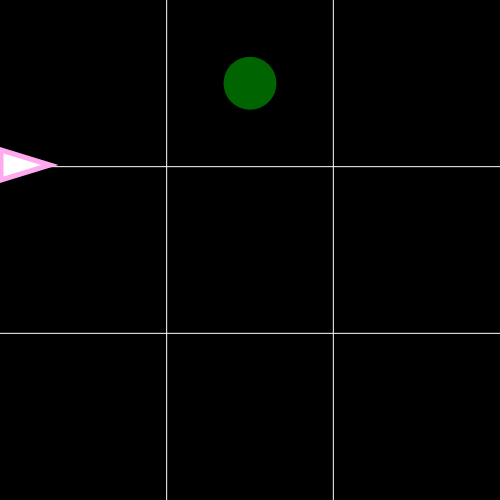
Frame 1 (no input)
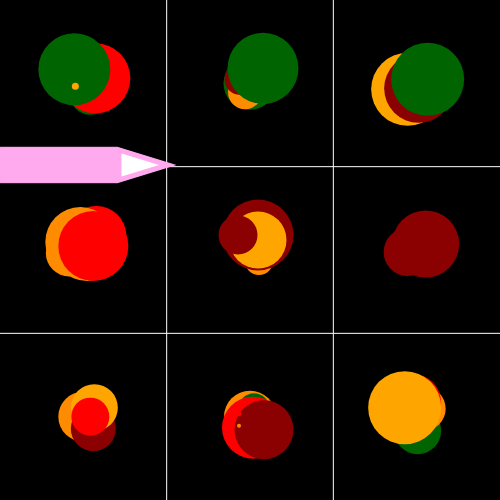
Frame 60 (no input)
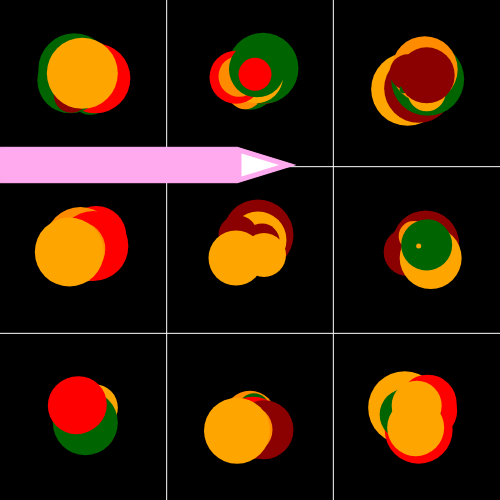
Frame 120 (the mouse pressed at the canvas centre since frame 60)

The p5.js sketch that drew these frames (run headless with seeded random() and noise() and a simulated clock; from frame 60 on, the mouse is pressed at the canvas centre):

// p5.js sketch
// ── sketch.js
var x = 1;
var y = 50;
var z = 75;
var speed = 2;

let cellArray = [];

function setup() {
  createCanvas(500, 500);
  background(0);
  frameRate(32);

  stroke(255);
  line(500 / 3, 0, 500 / 3, 500);
  line((500 * 2) / 3, 0, (500 * 2) / 3, 500);
  line(0, 500 / 3, 500, 500 / 3);
  line(0, (500 * 2) / 3, 500, (500 * 2) / 3);

  for (let i = 0; i < 9; i += 1) {
    let c = new Cell(i);
    cellArray.push(c);
  }
}

class Cell {
  constructor(cellnumber) {
    this.cellnumber = cellnumber;
    this.x = (this.cellnumber % 3) * (500 / 3) + 500 / 6;
    this.y = floor(this.cellnumber / 3) * (500 / 3) + 500 / 6;
    this.originalX = this.x;
    this.originalY = this.y;
  }
  draw() {
    this.c = random(["darkorange", "darkred", "orange", "darkgreen", "red"]);
    stroke(this.c);
    point(this.x, this.y);
  }
  hop() {
    let hopDistance = 15;
    let xHop = floor(random(-1 * hopDistance, hopDistance));
    this.x = this.originalX + xHop;
    let yHop = floor(random(-1 * hopDistance, hopDistance));
    this.y = this.originalY + yHop;
  }
}

function draw() {
  //background(255);
  stroke("#fae");
  strokeWeight(5);
  triangle(x, 150, x, 180, y, 165);
  x = x + speed;
  y = y + speed;
  if (y > width || x < 0) {
    speed = speed * -1;
  }
  strokeWeight(5);


  strokeWeight(floor(random(75)));
  let cellnumber = floor(random(0, 9));
  //print(str(cell));

  let cell = cellArray[cellnumber];
  cell.draw();
  cell.hop();
}
